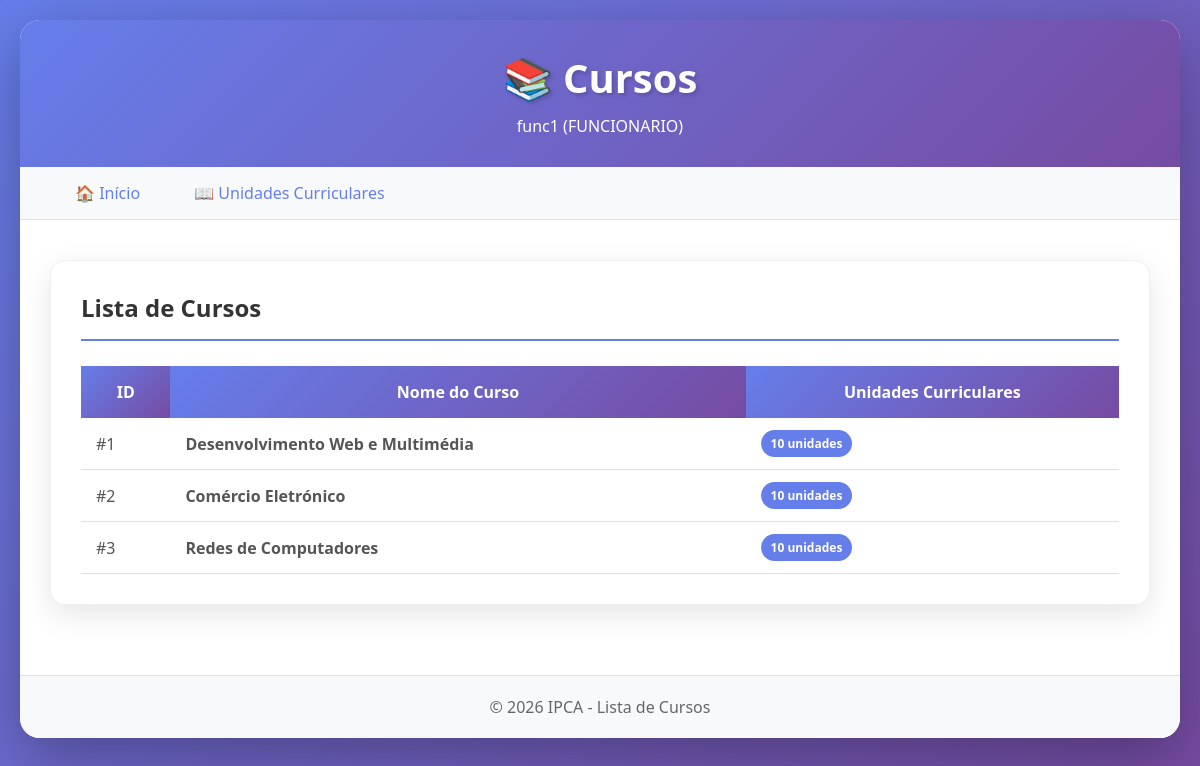
Page /listar_cursos.php (signed in) on the committed database.
### tables this page shows
CREATE TABLE `cursos` (
  `ID` int(11) NOT NULL,
  `Nome` text NOT NULL,
  `codigo` varchar(20) DEFAULT NULL,
  `descricao` text DEFAULT NULL,
  `duracao_semestres` int(11) DEFAULT 6,
  `ativo` tinyint(1) DEFAULT 1
);

### listar_cursos.php (the view, shortened to what this page needs)
<?php
require_once 'config.php';
$sql = "SELECT * FROM cursos ORDER BY ID";
$result = mysqli_query($conn, $sql);
?>
<!DOCTYPE html>
<html lang="pt">
<head>
    <link rel="stylesheet" href="estilo.css">
</head>
<body>
    <div class="container">
        <div class="header">
            <h1>📚 Cursos</h1>
            <p><?php echo $_SESSION['login']; ?> (<?php echo $_SESSION['grupo']; ?>)</p>
        </div>
        <div class="nav">
            <a href="index.php">🏠 Início</a>
            <a href="listar_disciplinas.php">📖 Unidades Curriculares</a>
        </div>
        <div class="content">
            <div class="card">
                <h2>Lista de Cursos</h2>
                <?php if (mysqli_num_rows($result) > 0): ?>
                    <table class="table">
                        <thead>
                            <tr>
                                <th>ID</th>
                                <th>Nome do Curso</th>
                                <th>Unidades Curriculares</th>
                            </tr>
                        </thead>
                        <tbody>
                            <?php while ($curso = mysqli_fetch_assoc($result)):
                                $count_disc = mysqli_query($conn, "SELECT COUNT(DISTINCT DISCIPLINA) as total FROM plano_estudos WHERE CURSOS=" . $curso['ID']);
                                $total_disc = mysqli_fetch_assoc($count_disc)['total'];
                            ?>
                            <tr>
                                <td>#<?php echo $curso['ID']; ?></td>
                                <td><strong><?php echo htmlspecialchars($curso['Nome']); ?></strong></td>
                                <td><span class="badge badge-admin"><?php echo $total_disc; ?> unidades</span></td>
                            </tr>
                            <?php endwhile; ?>
                        </tbody>
                    </table>
                <?php else: ?>
                    <p style="text-align: center; color: #666; padding: 40px;">
                        Nenhum curso encontrado.
                    </p>
                <?php endif; ?>
            </div>
        </div>
        <div class="footer">
            <p>&copy; 2026 IPCA - Lista de Cursos</p>
        </div>
    </div>
</body>
</html>

### estilo.css (style rules this page uses)
* { margin: 0; padding: 0; box-sizing: border-box; font-family: 'Segoe UI', Tahoma, Geneva, Verdana, sans-serif; }
body { background: linear-gradient(135deg, #667eea 0%, #764ba2 100%); min-height: 100vh; padding: 20px; }
.container { max-width: 1200px; margin: 0 auto; background: white; border-radius: 20px; box-shadow: 0 20px 60px rgba(0,0,0,0.3); overflow: hidden; animation: slideIn 0.5s ease-out; }
.header { background: linear-gradient(135deg, #667eea 0%, #764ba2 100%); color: white; padding: 30px; text-align: center; }
.header h1 { font-size: 2.5em; margin-bottom: 10px; text-shadow: 2px 2px 4px rgba(0,0,0,0.2); }
.nav { background: #f8f9fa; padding: 15px 30px; border-bottom: 1px solid #dee2e6; }
.nav a { color: #667eea; text-decoration: none; padding: 10px 20px; margin: 0 5px; border-radius: 25px; transition: all 0.3s; font-weight: 500; }
.content { padding: 40px 30px; }
.card { background: white; border-radius: 15px; padding: 30px; box-shadow: 0 10px 30px rgba(0,0,0,0.1); margin-bottom: 30px; border: 1px solid #f0f0f0; }
.card h2 { color: #333; margin-bottom: 25px; padding-bottom: 15px; border-bottom: 2px solid #667eea; }
.table { width: 100%; border-collapse: collapse; margin-top: 20px; }
.table th { background: linear-gradient(135deg, #667eea 0%, #764ba2 100%); color: white; padding: 15px; font-weight: 600; }
.table td { padding: 12px 15px; border-bottom: 1px solid #e0e0e0; color: #555; }
.footer { text-align: center; padding: 20px; background: #f8f9fa; color: #666; border-top: 1px solid #dee2e6; }
.badge { display: inline-block; padding: 5px 10px; border-radius: 15px; font-size: 12px; font-weight: 600; }
.badge-admin { background: #667eea; color: white; }

### rows in the picture
cursos: ID "1", Nome "Desenvolvimento Web e Multimédia", total_disc "10"
cursos: ID "2", Nome "Comércio Eletrónico", total_disc "10"
cursos: ID "3", Nome "Redes de Computadores", total_disc "10"

### other values in the picture
$_SESSION['login'] "func1"
$_SESSION['grupo'] "FUNCIONARIO"
